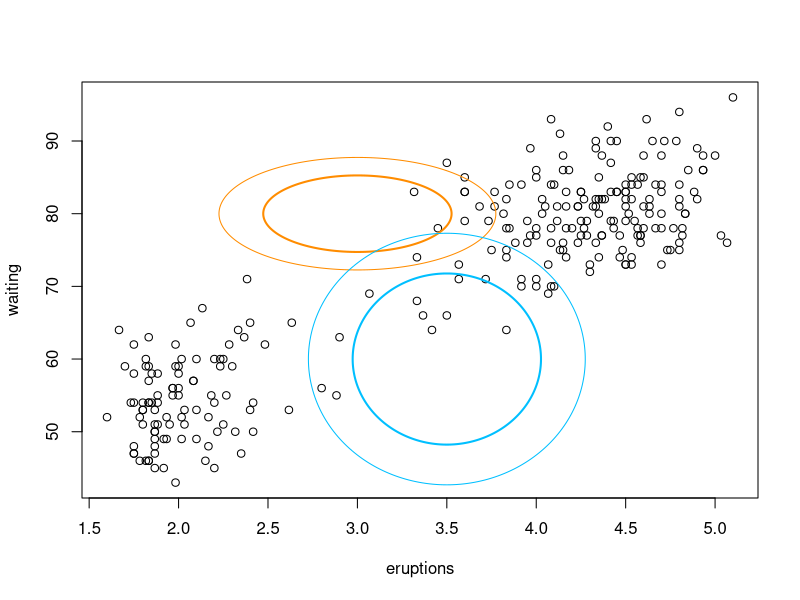
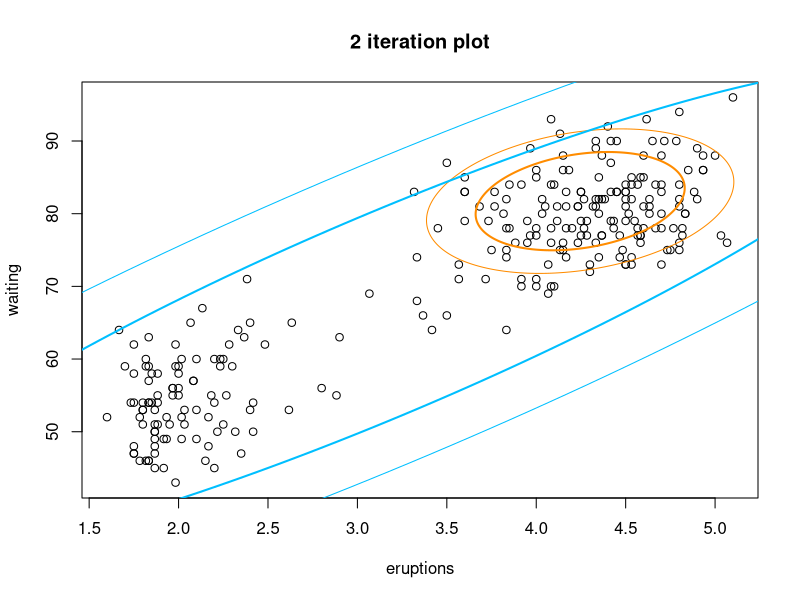
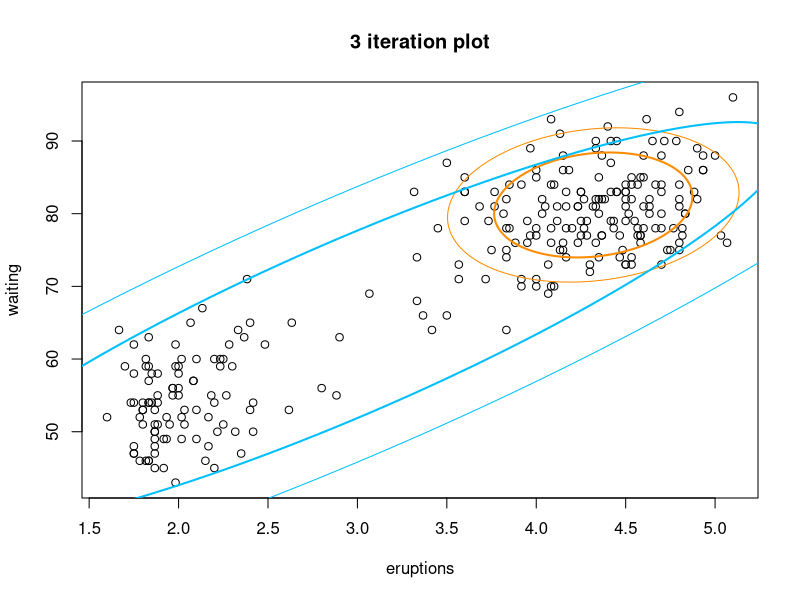
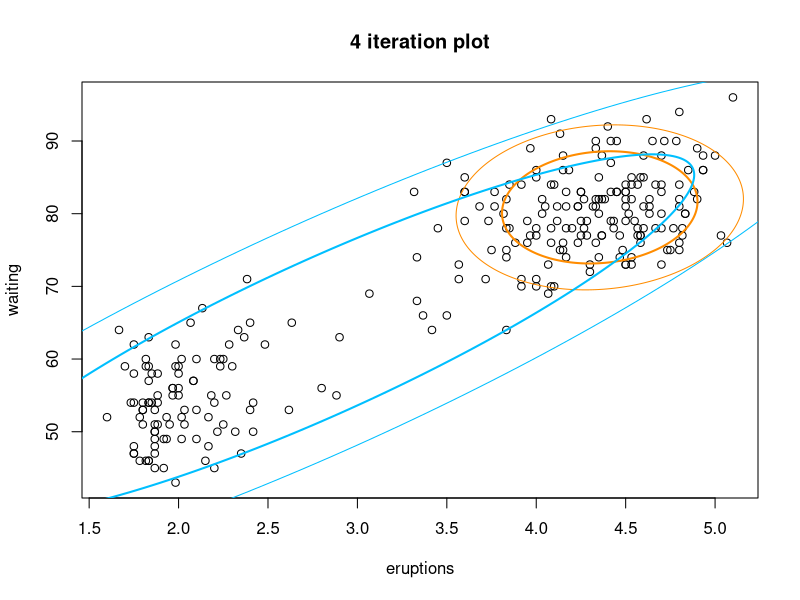
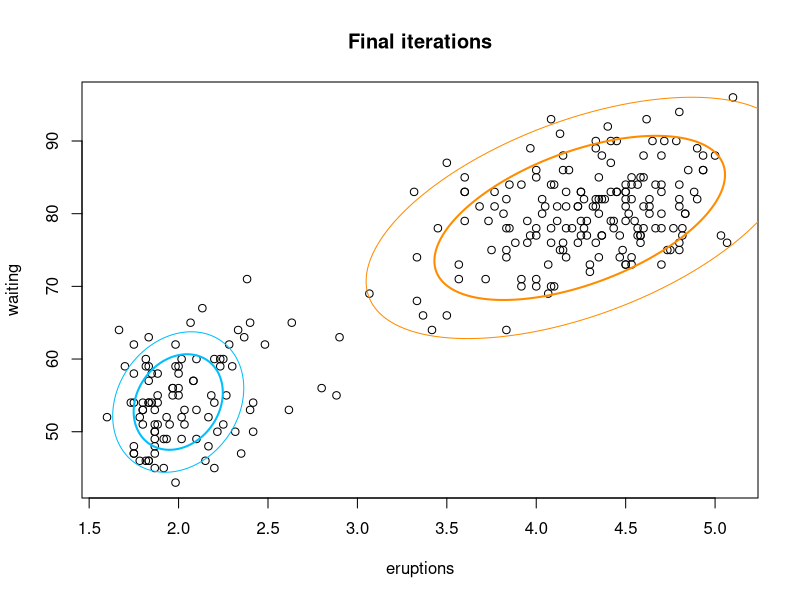
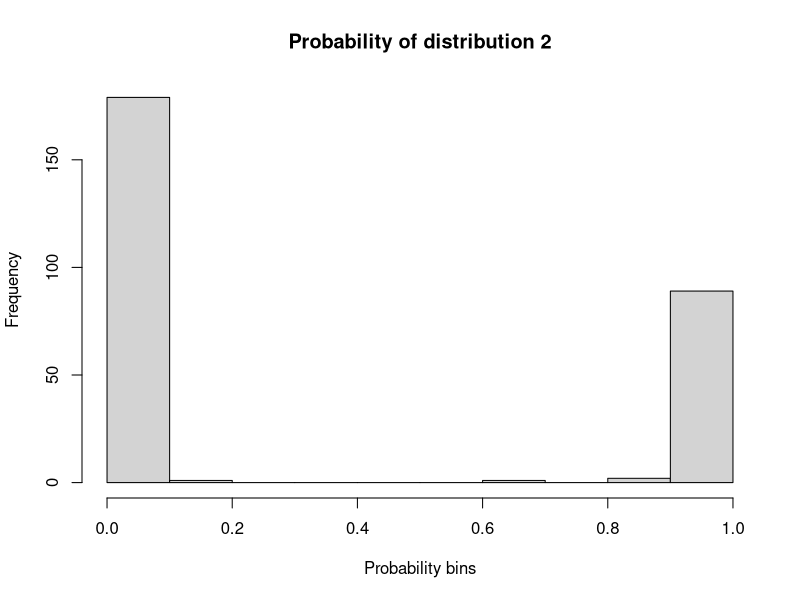
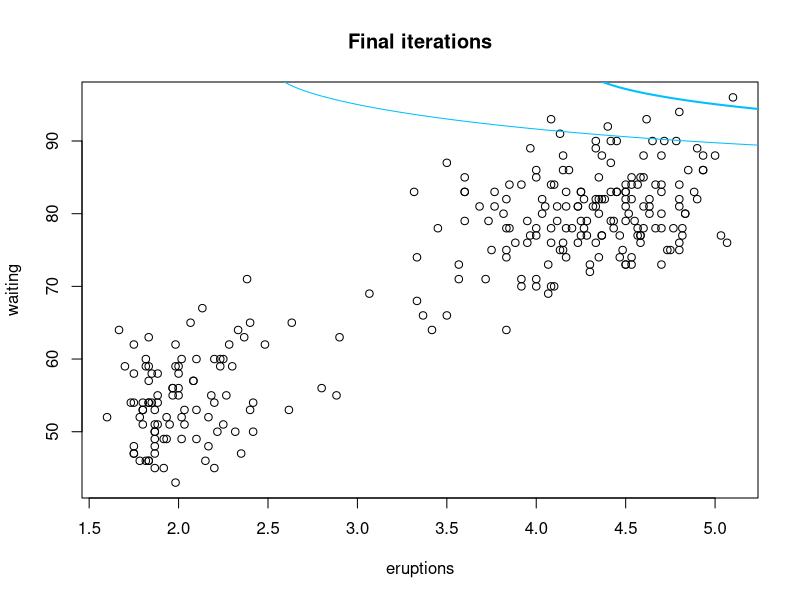
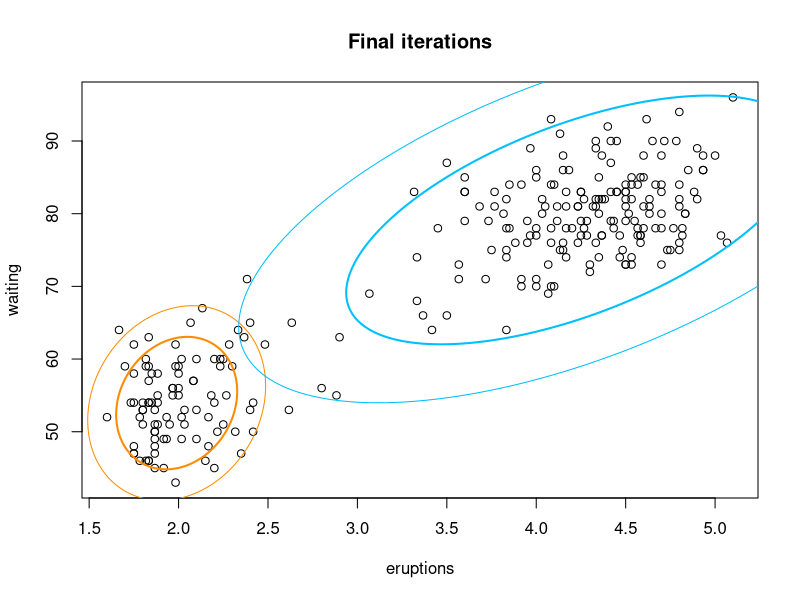

Here is the R script that generated these plots, in order:
## ---- chunk 1
knitr::opts_chunk$set(echo = TRUE)
knitr::opts_chunk$set(message = FALSE)
knitr::opts_chunk$set(warning = FALSE)
knitr::opts_chunk$set(fig.height = 6, fig.width = 8, out.width = '50%', fig.align = "center")
options(width = 90)
## ---- chunk 2
# load the data
faithful = read.table("faithful.txt")

# the parameters
mu1 = c(3, 80)
mu2 = c(3.5, 60)
Sigma1 = matrix(c(0.1, 0, 0, 10), 2, 2)
Sigma2 = matrix(c(0.1, 0, 0, 50), 2, 2)

# plot the current fit
library(mixtools)
plot(faithful)

addellipse <- function(mu, Sigma, ...)
{
  ellipse(mu, Sigma, alpha = .05, lwd = 1, ...)
  ellipse(mu, Sigma, alpha = .25, lwd = 2, ...)
}

addellipse(mu1, Sigma1, col = "darkorange")
addellipse(mu2, Sigma2, col = "deepskyblue")
## ---- chunk 3

start_time = Sys.time()
# the parameters
mu1 = c(3, 80)
mu2 = c(3.5, 60)
Sigma1 = matrix(c(0.1, 0, 0, 10), 2, 2)
Sigma2 = matrix(c(0.1, 0, 0, 50), 2, 2)
p = 0.5
x <- as.matrix(faithful)

threshold = 100
iter = 0
# stopping criterion is on Pi. If it is same for two iterations, then we stop
while (threshold > 10 ^ -3) {
  iter = iter + 1
  # E step
  # calculate the conditional distribution of the hidden variable z
  d1 = p * dmvnorm(x, mu = mu1, sigma = Sigma1)
  d2 = (1 - p) * dmvnorm(x, mu = mu2, sigma = Sigma2)
  ez = as.matrix(d2 / (d1 + d2))
  ez = t(ez)
  
  # M-step
  # based on the conditional distribution, calculate the new MLE of the parameters
  p_old = p
  p = sum(1 - ez) / nrow(x)
  threshold = abs(p - p_old)
  mu1 =  ((1 - ez) %*% x) / sum(1 - ez)
  mu2 = (ez %*% x) / sum(ez)
  sigma1_prob = sweep(sweep(x, 2, mu1), 1, 1 - ez, "*")
  Sigma1 = (t(sweep(x, 2, mu1)) %*% sigma1_prob) / sum(1 - ez)
  sigma2_prob = sweep(sweep(x, 2, mu2), 1, ez, "*")
  Sigma2 = (t(sweep(x, 2, mu2)) %*% sigma2_prob) / sum(1 - ez)
  
  #plotting the normal densities at the 2nd, 3rd, 4th 
  if (iter == 2 || iter == 3 || iter == 4){
    # plot the current fit
    library(mixtools)
    plot(faithful, main = paste(iter , "iteration plot"), xlab = "eruptions", ylab = "waiting")
    
    addellipse(as.vector(mu1), Sigma1, col = "darkorange")
    addellipse(as.vector(mu2), Sigma2, col = "deepskyblue")
  }
}
# iterations for converges
iter
end_time = Sys.time()
#time taken
end_time - start_time
# plot the final fit
library(mixtools)
plot(faithful, main = "Final iterations", xlab = "eruptions", ylab = "waiting")

addellipse(as.vector(mu1), Sigma1, col = "darkorange")
addellipse(as.vector(mu2), Sigma2, col = "deepskyblue")

## ---- chunk 4
# Pi - probability of second distribution
p

# Parameters of first normal distribution
mu1
Sigma1

# Parameters of second normal distribution
mu2
Sigma2

## ---- chunk 5

hist(ez, main = "Probability of distribution 2", xlab = "Probability bins")

## ---- chunk 6

start_time = Sys.time()

# the parameters
mu1 = c(1, 10)
mu2 = c(8, 100)
Sigma1 = matrix(c(1, 0, 0, 10), 2, 2)
Sigma2 = matrix(c(5, 0, 0, 25), 2, 2)
p = 0.5
x <- as.matrix(faithful)

#plot showing the random intialisation
plot(faithful, main = "Final iterations", xlab = "eruptions", ylab = "waiting")
addellipse(mu1, Sigma1, col = "darkorange")
addellipse(mu2, Sigma2, col = "deepskyblue")


threshold = 100
iter = 0
# stopping criterion is on Pi. If it is same for two iterations, then we stop
while (threshold > 10 ^ -3) {
  iter = iter + 1
  # E step
  # calculate the conditional distribution of the hidden variable z
  d1 = p * dmvnorm(x, mu = mu1, sigma = Sigma1)
  d2 = (1 - p) * dmvnorm(x, mu = mu2, sigma = Sigma2)
  ez = as.matrix(d2 / (d1 + d2))
  ez = t(ez)
  
  # M-step
  # based on the conditional distribution, calculate the new MLE of the parameters
  p_old = p
  p = sum(1 - ez) / nrow(x)
  threshold = abs(p - p_old)
  mu1 =  ((1 - ez) %*% x) / sum(1 - ez)
  mu2 = (ez %*% x) / sum(ez)
  sigma1_prob = sweep(sweep(x, 2, mu1), 1, 1 - ez, "*")
  Sigma1 = (t(sweep(x, 2, mu1)) %*% sigma1_prob) / sum(1 - ez)
  sigma2_prob = sweep(sweep(x, 2, mu2), 1, ez, "*")
  Sigma2 = (t(sweep(x, 2, mu2)) %*% sigma2_prob) / sum(1 - ez)
}
# iterations for converges
iter

end_time = Sys.time()
#time taken
end_time - start_time

# Pi - probability of second distribution
p

# Parameters of first normal distribution
mu1
Sigma1

# Parameters of second normal distribution
mu2
Sigma2

#final plot
plot(faithful, main = "Final iterations", xlab = "eruptions", ylab = "waiting")
addellipse(as.vector(mu1), Sigma1, col = "darkorange")
addellipse(as.vector(mu2), Sigma2, col = "deepskyblue")
